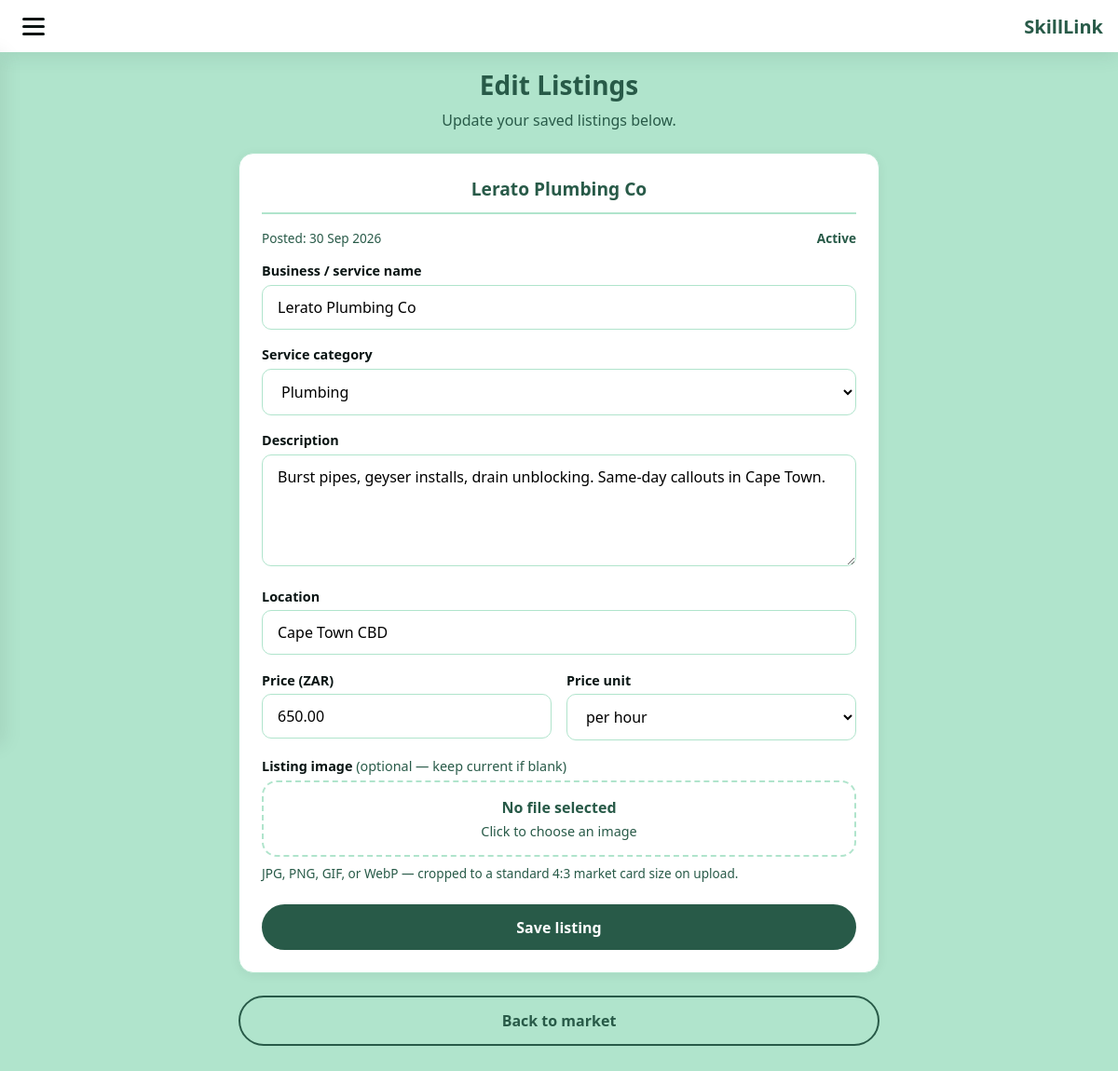
The app's page /edit-listings.php (signed in) with its own data.
### tables this page shows
CREATE TABLE IF NOT EXISTS listings (
    id INT AUTO_INCREMENT PRIMARY KEY,
    seller_id INT NOT NULL,
    category_id INT NOT NULL,
    business_name VARCHAR(255) NOT NULL,
    price_snapshot DECIMAL(10, 2) NOT NULL,
    thumbnail_url VARCHAR(255) NOT NULL,
    status ENUM('draft', 'pending_review', 'active', 'suspended', 'archived') NOT NULL DEFAULT 'draft',
    description TEXT NOT NULL,
    location VARCHAR(255) NOT NULL,
    price_amount DECIMAL(10, 2) NOT NULL,
    price_unit VARCHAR(255) NOT NULL,
    created_at TIMESTAMP DEFAULT CURRENT_TIMESTAMP,
    updated_at TIMESTAMP NULL DEFAULT NULL ON UPDATE CURRENT_TIMESTAMP,
    CONSTRAINT fk_listings_seller
        FOREIGN KEY (seller_id) REFERENCES users(id)
        ON DELETE CASCADE
        ON UPDATE CASCADE,
    CONSTRAINT fk_listings_category
        FOREIGN KEY (category_id) REFERENCES categories(id)
        ON DELETE RESTRICT
        ON UPDATE CASCADE
);

CREATE TABLE IF NOT EXISTS categories (
    id INT AUTO_INCREMENT PRIMARY KEY,
    slug VARCHAR(255) NOT NULL UNIQUE,
    name VARCHAR(255) NOT NULL,
    created_at TIMESTAMP DEFAULT CURRENT_TIMESTAMP,
    updated_at TIMESTAMP NULL DEFAULT NULL ON UPDATE CURRENT_TIMESTAMP
);

### listing_helpers.php (called while the page is built, shortened)
<?php
function formatListingStatus(string $status): string
{
    return ucfirst(str_replace("_", " ", $status));
}
function getAllCategories(PDO $pdo): array
{
    $stmt = $pdo->query("SELECT id, slug, name FROM categories ORDER BY name ASC");
    return $stmt->fetchAll() ?: [];
}
function getSellerListings(PDO $pdo, int $sellerId): array
{
    $stmt = $pdo->prepare(
        "SELECT l.id, l.business_name, l.description, l.location, l.price_amount, l.price_unit,
                l.price_snapshot, l.thumbnail_url, l.status, l.category_id, l.created_at,
                c.name AS category_name, c.slug AS category_slug
         FROM listings l
         INNER JOIN categories c ON c.id = l.category_id
         WHERE l.seller_id = :seller_id
         ORDER BY l.created_at DESC"
    );
    $stmt->execute([":seller_id" => $sellerId]);
    return $stmt->fetchAll() ?: [];
}

### edit-listings.php (the view, shortened to what this page needs)
<?php
require_once __DIR__ . "/auth.php";
require_once __DIR__ . "/db.php";
require_once __DIR__ . "/listing_helpers.php";
require_once __DIR__ . "/listing_thumbnail.php";
$pdo = getPdo();
$userId = (int) $_SESSION["logged_in_user_id"];
$categories = getAllCategories($pdo);
$listings = getSellerListings($pdo, $userId);
?>
<!DOCTYPE html>
<html lang="en">
<head>
    <link rel="stylesheet" href="listing-form.css">
</head>
<body class="listing-form-page">
    <nav class="nav-bar market-nav">
        <label class="hamburger" for="menu-toggle-edit-listings">
            <span></span>
            <span></span>
            <span></span>
        </label>
        <a href="market.php" class="logo">SkillLink</a>
    </nav>
    <main class="listing-form-main">
        <header class="listing-form-header">
            <h1>Edit Listings</h1>
            <p>Update your saved listings below.</p>
        </header>
        <?php if (count($listings) === 0): ?>
            <div class="listing-form-card">
                <p class="empty-listings-message">You have no listings yet. Create one from the market page.</p>
                <div class="form-actions">
                    <a href="create-listing.php" class="btn-primary">Add listing</a>
                </div>
            </div>
        <?php else: ?>
            <?php foreach ($listings as $listing): ?>
                <form class="edit-listing-card" action="edit-listing_process.php" method="post" enctype="multipart/form-data">
                    <h2><?php echo htmlspecialchars($listing["business_name"]); ?></h2>
                    <div class="edit-listing-meta">
                        <span>Posted: <?php echo htmlspecialchars(date("j M Y", strtotime($listing["created_at"]))); ?></span>
                        <span class="edit-listing-status"><?php echo htmlspecialchars(formatListingStatus($listing["status"])); ?></span>
                    </div>
                    <div class="form-group">
                        <label for="business_name_<?php echo (int) $listing["id"]; ?>">Business / service name</label>
                        <input type="text" id="business_name_<?php echo (int) $listing["id"]; ?>" name="business_name" value="<?php echo htmlspecialchars($listing["business_name"]); ?>" required>
                    </div>
                    <div class="form-group">
                        <label for="category_id_<?php echo (int) $listing["id"]; ?>">Service category</label>
                        <select id="category_id_<?php echo (int) $listing["id"]; ?>" name="category_id" required>
                            <?php foreach ($categories as $category): ?>
                                <option value="<?php echo (int) $category["id"]; ?>" <?php echo (int) $listing["category_id"] === (int) $category["id"] ? "selected" : ""; ?>>
                                    <?php echo htmlspecialchars($category["name"]); ?>
                                </option>
                            <?php endforeach; ?>
                        </select>
                    </div>
                    <div class="form-group">
                        <label for="description_<?php echo (int) $listing["id"]; ?>">Description</label>
                        <textarea id="description_<?php echo (int) $listing["id"]; ?>" name="description" required><?php echo htmlspecialchars($listing["description"]); ?></textarea>
                    </div>
                    <div class="form-group">
                        <label for="location_<?php echo (int) $listing["id"]; ?>">Location</label>
                        <input type="text" id="location_<?php echo (int) $listing["id"]; ?>" name="location" value="<?php echo htmlspecialchars($listing["location"]); ?>" required>
                    </div>
                    <div class="form-row two-cols">
                        <div class="form-group">
                            <label for="price_amount_<?php echo (int) $listing["id"]; ?>">Price (ZAR)</label>
                            <input type="number" id="price_amount_<?php echo (int) $listing["id"]; ?>" name="price_amount" min="0.01" step="0.01" value="<?php echo htmlspecialchars((string) $listing["price_amount"]); ?>" required>
                        </div>
                        <div class="form-group">
                            <label for="price_unit_<?php echo (int) $listing["id"]; ?>">Price unit</label>
                            <select id="price_unit_<?php echo (int) $listing["id"]; ?>" name="price_unit" required>
                                <?php
                                $units = ["per hour", "per job", "per visit", "per project"];
                                foreach ($units as $unit):
                                ?>
                                    <option value="<?php echo htmlspecialchars($unit); ?>" <?php echo $listing["price_unit"] === $unit ? "selected" : ""; ?>>
                                        <?php echo htmlspecialchars($unit); ?>
                                    </option>
                                <?php endforeach; ?>
                            </select>
                        </div>
                    </div>
                    <?php renderListingThumbnailField("listing_thumbnail_" . (int) $listing["id"], $listing["thumbnail_url"], false); ?>
                    <div class="form-actions">
                        <button type="submit" class="btn-primary">Save listing</button>
                    </div>
                </form>
            <?php endforeach; ?>
        <?php endif; ?>
        <p class="back-link-wrap">
            <a href="market.php" class="btn-secondary">Back to market</a>
        </p>
    </main>
</body>
</html>

### listing_thumbnail.php (shortened to what this page needs)
<?php
function isSafeListingThumbnailPath(?string $relativePath): bool
{
    $relativePath = str_replace("\\", "/", $relativePath);
    return strpos($relativePath, "..") === false
        && str_starts_with($relativePath, "uploads/listing-photos/")
        && is_file(__DIR__ . "/" . $relativePath);
}
function listingThumbnailFilenameLabel(?string $relativePath): string
{
    if (!isSafeListingThumbnailPath($relativePath)) {
        return "No file selected";
    }
    return basename($relativePath);
}
function renderListingThumbnailField(string $inputId, ?string $existingPath = null, bool $required = false): void
{
    $filenameLabel = listingThumbnailFilenameLabel($existingPath);
    $optionalLabel = $required ? "" : ' <span class="photo-optional-label">(optional — keep current if blank)</span>';
    ?>
    <div class="form-group">
        <label for="<?php echo htmlspecialchars($inputId); ?>">Listing image<?php echo $optionalLabel; ?></label>
        <div class="photo-dropzone photo-dropzone-compact" data-thumbnail-dropzone>
            <p class="photo-filename" data-thumbnail-filename><?php echo htmlspecialchars($filenameLabel); ?></p>
            <p class="photo-placeholder">Click to choose an image</p>
        </div>
        <p class="listing-upload-hint">JPG, PNG, GIF, or WebP — cropped to a standard 4:3 market card size on upload.</p>
    </div>
    <?php
}

### listing-form.css (style rules this page uses)
:root { --color-bg: #B0E4CC; --color-surface: #fff; --color-primary: #285A48; --color-primary-light: #408A71; --color-text: #091413; --color-text-muted: #285A48; --color-border: #B0E4CC; --font-main: 'Segoe UI', system-ui, sans-serif; --radius-sm: 6px; --radius-md: 10px; --radius-lg: 16px; --radius-pill: 999px; --shadow-soft: 0 4px 20px rgba(40, 90, 72, 0.12); --shadow-card: 0 2px 12px rgba(0, 0, 0, 0.06); }
*, *::before, *::after { box-sizing: border-box; }
body { margin: 0; font-family: var(--font-main); background: var(--color-bg); color: var(--color-text); min-height: 100vh; }
a { color: inherit; text-decoration: none; }
.nav-bar { position: fixed; top: 0; left: 0; right: 0; height: 56px; background: var(--color-surface); box-shadow: var(--shadow-soft); display: flex; align-items: center; justify-content: space-between; padding: 0 1rem; z-index: 100; }
.logo { font-weight: 700; font-size: 1.25rem; color: var(--color-primary); }
.hamburger { display: flex; flex-direction: column; gap: 5px; cursor: pointer; padding: 8px; }
.hamburger span { width: 24px; height: 3px; background: var(--color-text); border-radius: 2px; }
.listing-form-main { padding: 72px 1rem 3rem; max-width: 720px; margin: 0 auto; }
.listing-form-header { margin-bottom: 1.5rem; text-align: center; }
.listing-form-header h1 { margin: 0 0 0.5rem 0; color: var(--color-primary); font-size: 1.75rem; }
.listing-form-header p { margin: 0; color: var(--color-text-muted); }
.listing-form-card, .edit-listing-card { background: var(--color-surface); border: 1px solid var(--color-border); border-radius: var(--radius-lg); box-shadow: var(--shadow-card); padding: 1.5rem; margin-bottom: 1.5rem; }
.listing-form-card h2, .edit-listing-card h2 { margin: 0 0 1rem 0; font-size: 1.2rem; color: var(--color-primary); text-align: center; padding-bottom: 0.75rem; border-bottom: 2px solid var(--color-border); }
.form-group { margin-bottom: 1.1rem; }
.form-group label { display: block; font-weight: 600; margin-bottom: 0.35rem; font-size: 0.9rem; }
.form-group input, .form-group select, .form-group textarea { width: 100%; padding: 0.75rem 1rem; border: 1px solid var(--color-border); border-radius: var(--radius-md); background: var(--color-surface); font-size: 1rem; font-family: var(--font-main); }
.form-group textarea { min-height: 120px; resize: vertical; }
.form-row.two-cols { display: grid; grid-template-columns: 1fr; gap: 1rem; }
@media (min-width: 560px) { .form-row.two-cols { grid-template-columns: 1fr 1fr; } }
.form-actions { margin-top: 1.5rem; }
.btn-primary, .btn-secondary { display: inline-block; width: 100%; text-align: center; padding: 0.85rem 1.25rem; border-radius: var(--radius-pill); font-size: 1rem; font-weight: 600; cursor: pointer; border: none; font-family: var(--font-main); transition: background 0.2s, color 0.2s, border-color 0.2s; }
.btn-primary { background: var(--color-primary); color: #fff; }
.btn-secondary { background: transparent; color: var(--color-primary); border: 2px solid var(--color-primary); }
.edit-listing-meta { display: flex; justify-content: space-between; gap: 0.75rem; flex-wrap: wrap; margin-bottom: 1rem; font-size: 0.85rem; color: var(--color-text-muted); }
.edit-listing-status { font-weight: 600; color: var(--color-primary); }
.back-link-wrap { margin-top: 1rem; text-align: center; }
.photo-dropzone { border: 2px dashed var(--color-border); border-radius: var(--radius-lg); padding: 1rem 1.25rem; text-align: center; cursor: pointer; transition: border-color 0.2s, background 0.2s; }
.photo-placeholder { margin: 0.35rem 0 0 0; color: var(--color-text-muted); font-size: 0.9rem; }
.photo-optional-label { font-weight: 400; color: var(--color-text-muted); }
.photo-filename { margin: 0; font-size: 1rem; font-weight: 600; color: var(--color-primary); word-break: break-all; }
.listing-upload-hint { margin: 0.5rem 0 0 0; font-size: 0.85rem; color: var(--color-text-muted); }

### records on screen
listings: business_name "Lerato Plumbing Co", created_at "30 Sep 2026", status "Active", category_id "Plumbing", description "Burst pipes, geyser installs, drain unblocking. Same-day callouts in Cape Town.", location "Cape Town CBD", price_amount "650.00", price_unit "per hour", thumbnail_url "No file selected"
